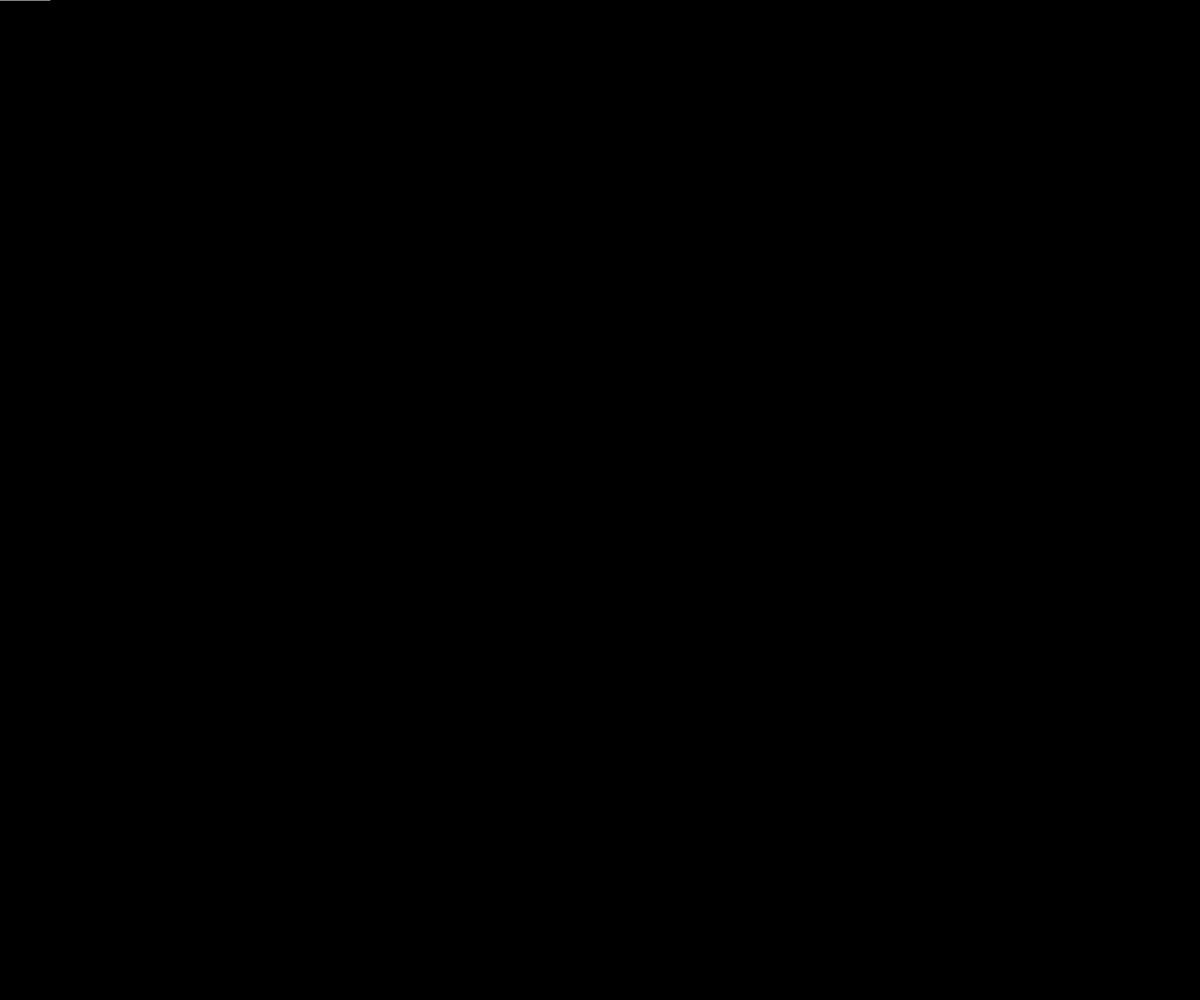
Frame 1 (no input)
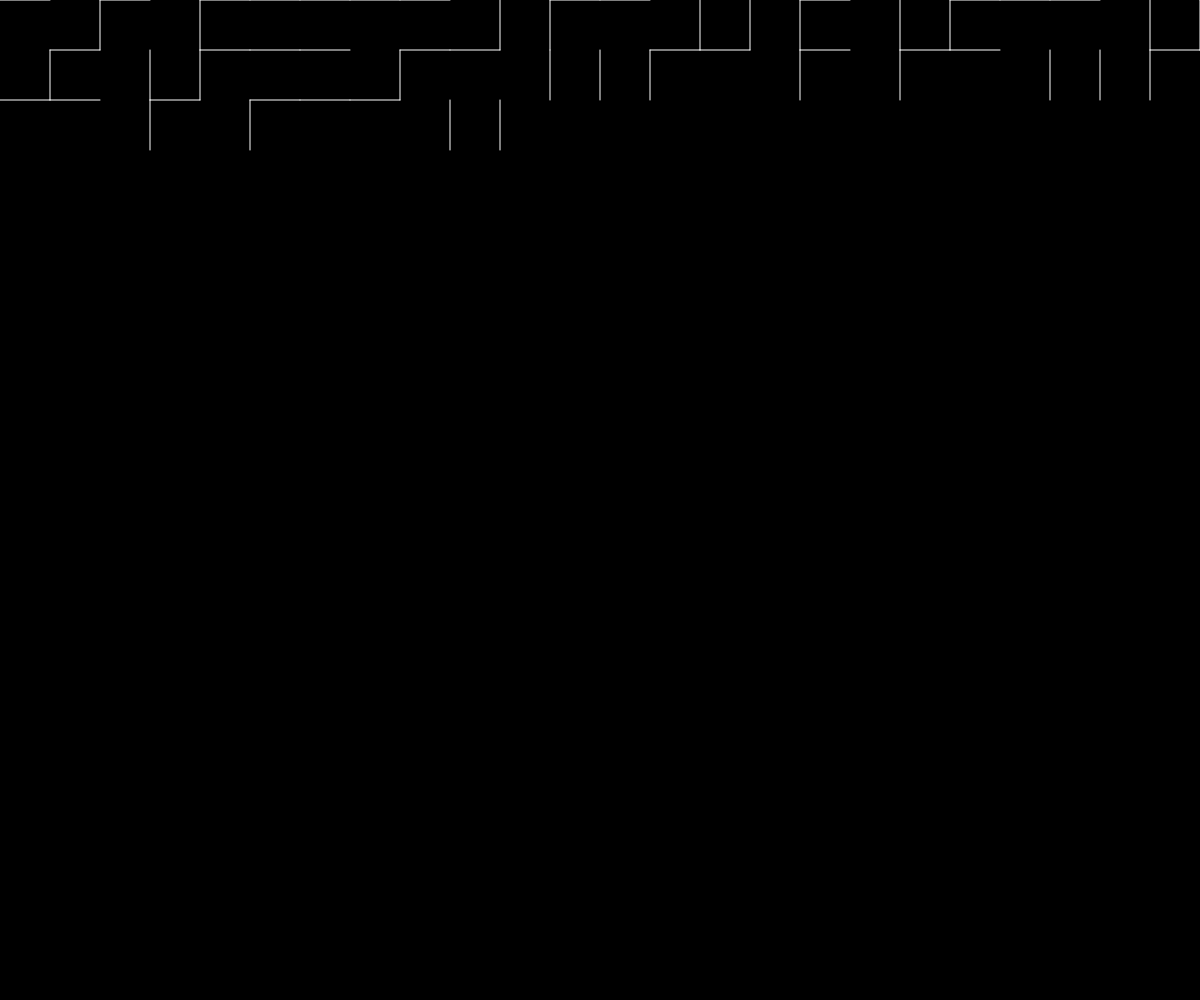
Frame 60 (no input)
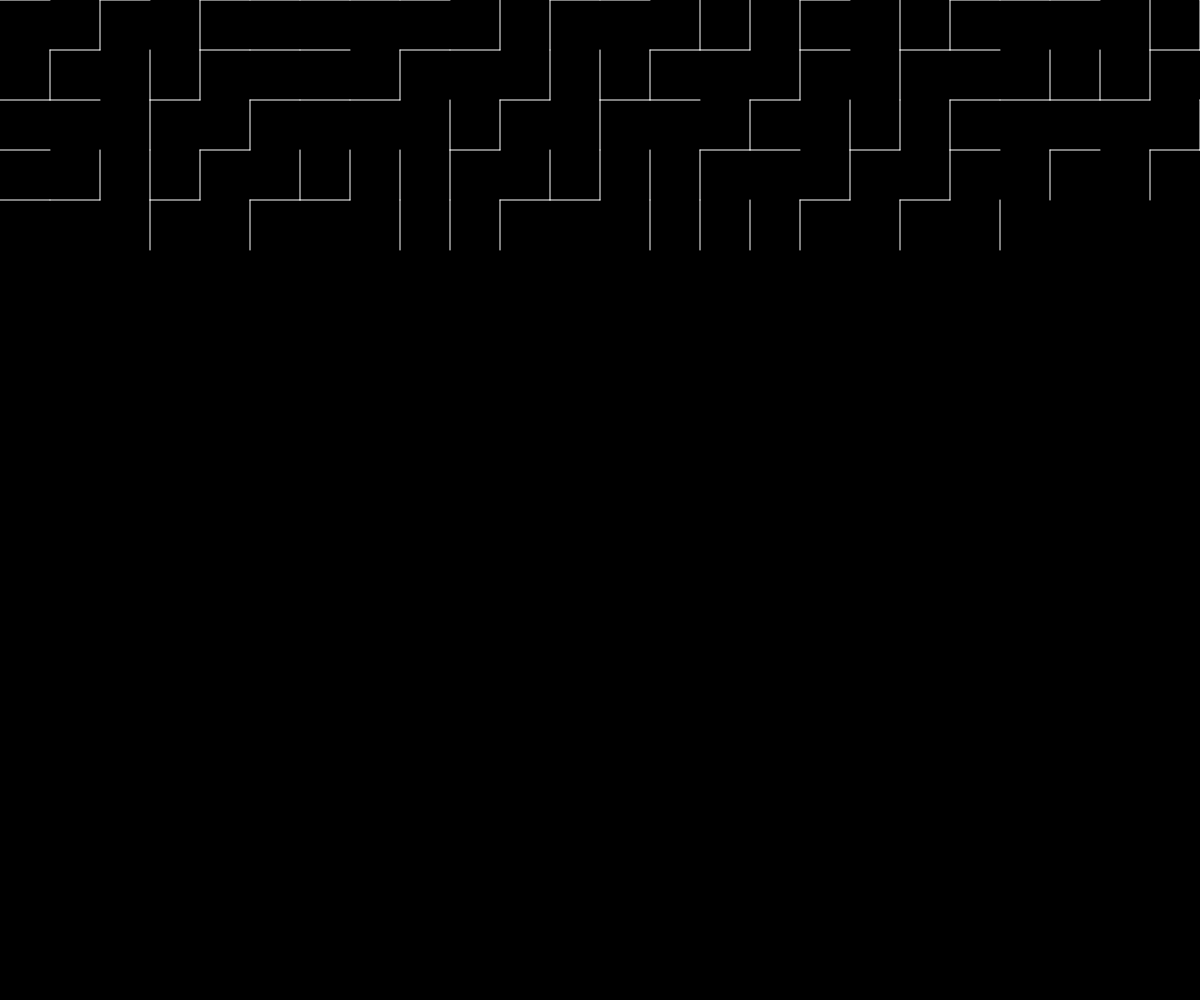
Frame 120 (the mouse pressed at the canvas centre since frame 60)

The p5.js sketch that drew these frames (run headless with seeded random() and noise() and a simulated clock; from frame 60 on, the mouse is pressed at the canvas centre):

// p5.js sketch
// ── sketch.js
//p5 code
var linex = 0;
var liney = 0;
var spacing = 50;

var crossx = 0;
var crossy = 0;

var trix = 0;
var triy = 0;
var randomNum;

var keyispressed = false;
var a = 0;



function setup() {
	canvas = createCanvas(windowWidth,windowHeight);
	background(0);
	randomNum = random(1);
	canvas.position(0,0);
	canvas.style('z-index', '-1');
}

function draw() {
	angleMode(DEGREES);
	//background(0);
	if (randomNum < 0.5) {
		drawLines();
	} else{
		drawCross();
	}
	//drawTriangle();
  
}

function keyPressed() {
  keyispressed = true;
}

// if(keyispressed) {
//   a++;

// }
a++;
console.log(a)
//print(a);
// function windowResized() {
// 	console.log('resized');
// 	resizeCanvas(windowWidth,windowHeight);
// 	//clear();
// 	background(0);
// 	drawLines();
// }

function drawLines() {
	stroke(255);
	if (random(1) < 0.5){
      if(keyispressed) {
		rotate(a);
      }
		line(linex, liney, linex + spacing, liney + spacing);
	} else {
      if(keyispressed) {
        rotate(a);
      }
		line(linex, liney + spacing, linex + spacing, liney);
	}
	linex = linex + spacing;
	if (linex > width) {
		linex = 0;
		liney = liney + spacing;
	}
}

function drawCross() {
	stroke(255);
	if (random(1) < 0.5) {
      if(keyispressed) {
        rotate(a);
      }
		line(crossx, crossy, crossx + spacing, crossy); //horizontal
	} else {
      if(keyispressed) {
        rotate(a);
      }
		line(crossx + spacing, crossy, crossx + spacing, crossy + spacing); //vertical
	}
	crossx = crossx + spacing;
	if (crossx > width) {
		crossx = 0;
		crossy = crossy + spacing;
	}
}

function drawSquare() {
	stroke(255);
	if (random(1) < 0.5) {
		rect(linex, liney, spacing, spacing);
	} else {

	}
}

function drawTriangle() {
	stroke(255);
	//noStroke();
	//fill(255);
	noFill();
	if (random(1) < 0.5) {
		triangle(trix, triy, trix + spacing, triy, trix + spacing, triy + spacing);
	} else {
		triangle(trix, triy, trix + spacing, triy, trix, triy + spacing);
	}
	trix = trix + spacing;
	if (trix > width) {
		trix = 0;
		triy = triy + spacing;
	} 
}
